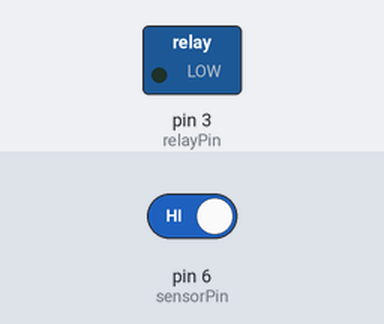
Recording of a sketch running on a simulated Arduino Uno, built with avr-gcc and run on an emulated ATmega328P. Parts: switched loads named in the sketch (green lamp = pin HIGH). The inputs (shaded band) are chosen by the test bench; at power-on: pin 6 (sensorPin) HIGH.

Above: at 1.6 s.
1.7 s: pin 6 (sensorPin) driven LOW
At 2.3 s:
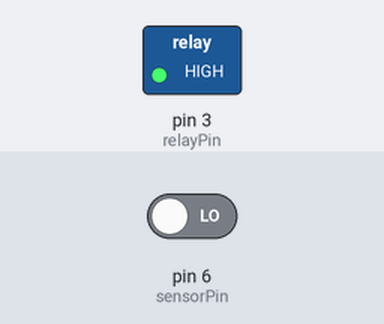
3.5 s: pin 6 (sensorPin) driven HIGH
At 4.7 s:
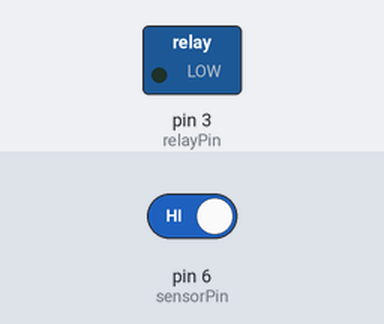
Timing chart, 0 to 6.5 s (numbered marks = the images above; inputs shaded):
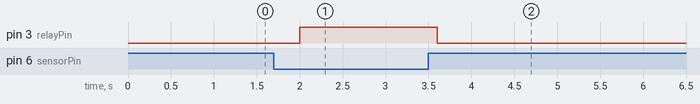

Measured:
- after the input at 1.7 s, pin 3 (relayPin): LOW → HIGH after 0.30 s
- after the input at 3.5 s, pin 3 (relayPin): HIGH → LOW after 0.10 s

The sketch:

smart_irrigation_system.ino
```cpp
const int relayPin = 3;       // Pin connected to the relay module
const int sensorPin = 6;      // Pin connected to the soil moisture sensor

void setup() {
  pinMode(relayPin, OUTPUT);  // Set relay pin as output
  pinMode(sensorPin, INPUT);  // Set sensor pin as input
}

void loop() {
  // Read the soil sensor state
  bool soilDry = digitalRead(sensorPin) == LOW;

  // Control the relay based on soil sensor state
  digitalWrite(relayPin, soilDry ? HIGH : LOW);

  delay(400); // Small delay for stability
}
```
